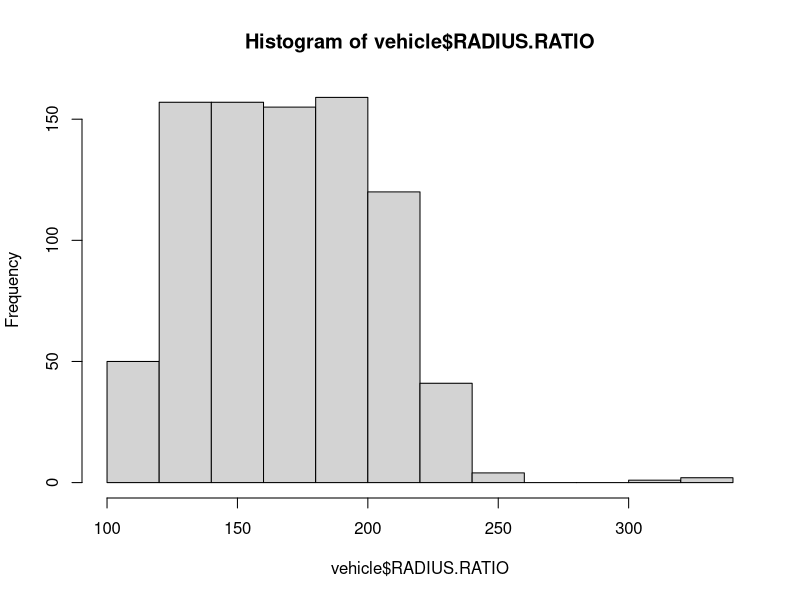
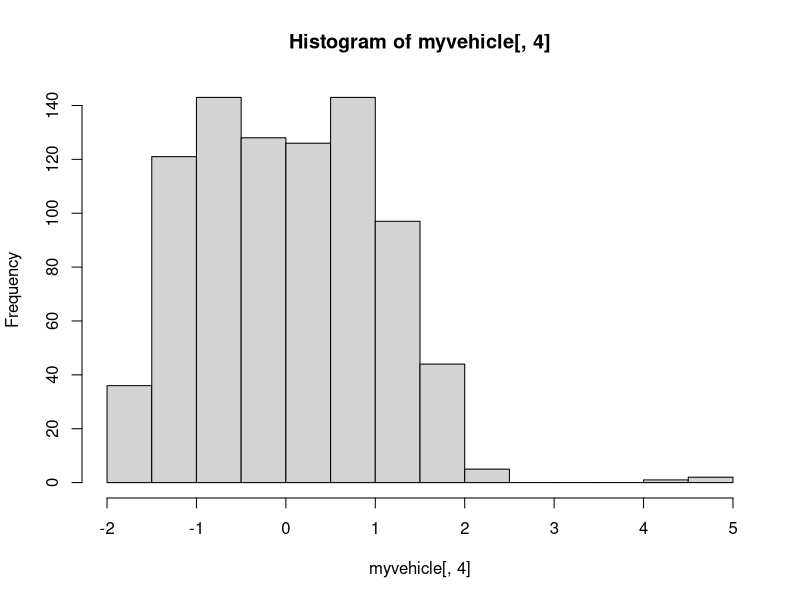

The R source for these figures, in order:
#Week 8 Exercise - Clustering
#Brandon Russell - DBST667
#Install and Load necessary packages
library("cluster")
library("ggplot2")
library("tidyr")
#Verify working directory
getwd()
#Part 2b - Load dataset
vehicle <- read.csv("vehicle.csv", header = TRUE, sep = ",")
#Part 2bi - Make a copy of the dataset
myvehicle <- vehicle
str(myvehicle)
#Part 2bii - Remove "class" variable
myvehicle$Class <- NULL
str(myvehicle)
#Part 2biii - scale function
myvehicle <- scale(myvehicle)
hist(vehicle$RADIUS.RATIO)
hist(myvehicle[,4])
